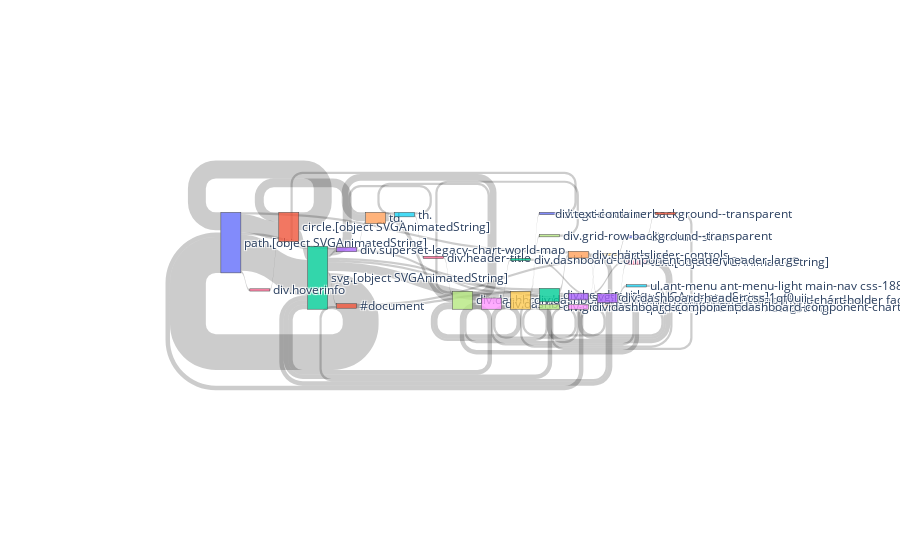

Notebook cell for this chart:
### Markdown cell above
## Exploratory Visualization

### Code cell
distill.sankey(edges_map_1,[nodes_list_map_2[item].split("|")[0] for item in range(len(nodes_list_map_2))])

### Figure 1 — Plotly figure (JSON) as saved in the notebook; plotly's stock layout.template omitted (floating-point values rounded to 4 significant figures)
{"data": [{"link": {"source": [0, 1, 2, 0, 3, 4, 5, 6, 7, 8, 7, 5, 4, 7, 0, 2, 3, 9, 10, 2, 11, 12, 13, 14, 15, 14, 16, 13, 13, 11, 16, 12, 2, 1, 2, 9, 17, 18, 19, 20, 21, 18, 17, 9, 2, 12, 8, 22, 23, 8, 0, 24, 23, 9, 12, 24, 2, 23, 25, 8, 0, 26, 9, 27, 7, 9], "target": [1, 2, 0, 3, 4, 5, 6, 7, 8, 7, 5, 4, 7, 2, 2, 3, 9, 10, 2, 11, 12, 13, 14, 15, 14, 16, 13, 16, 11, 16, 12, 0, 1, 0, 9, 17, 18, 19, 20, 21, 18, 17, 9, 2, 12, 8, 22, 23, 8, 12, 24, 23, 9, 12, 24, 2, 23, 25, 23, 9, 26, 1, 27, 7, 4, 7], "value": [8, 5, 16, 1, 1, 1, 1, 1, 2, 2, 1, 1, 3, 2, 16, 1, 1, 1, 1, 1, 1, 1, 1, 1, 1, 1, 2, 1, 1, 1, 1, 2, 4, 8, 4, 1, 1, 1, 1, 1, 1, 1, 1, 2, 1, 1, 1, 1, 2, 1, 1, 1, 1, 2, 2, 2, 1, 1, 1, 1, 1, 1, 1, 1, 3, 1]}, "node": {"label": ["path.[object SVGAnimatedString]", "circle.[object SVGAnimatedString]", "svg.[object SVGAnimatedString]", "div.superset-legacy-chart-world-map", "td.  ", "th. ", "div.header-title", "div.dashboard-component dashboard-component-chart-holder fade-out", "div.dashboard-content css-wp1ax2", "div.dashboard-component dashboard-component-chart-holder fade-out", "div.grid-column background--transparent", "#document", "div.header-title", "svg.[object SVGAnimatedString]", "rect.[object SVGAnimatedString]", "path.[object SVGAnimatedString]", "text.[object SVGAnimatedString]", "div.grid-row background--transparent", "div.dashboard-component dashboard-component-chart-holder fade-out", "div.header-controls", "div.chart-slice", "div.text-container", "div.dashboard-component-header header-large", "div.dashboard-header css-1qf0uii", "div.chart-slice", "ul.ant-menu ant-menu-light main-nav css-188dvs4 ant-menu-root ant-menu-horizontal", "div.hoverinfo", "div.grid-row background--transparent"]}, "type": "sankey"}], "layout": {}}
